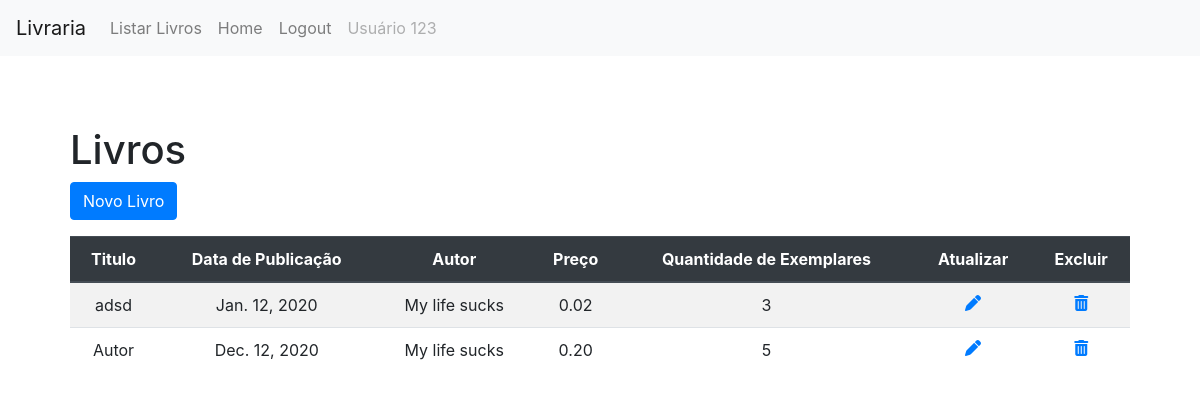
/livros/lista/ (signed in), run on an earlier commit of the app's database.
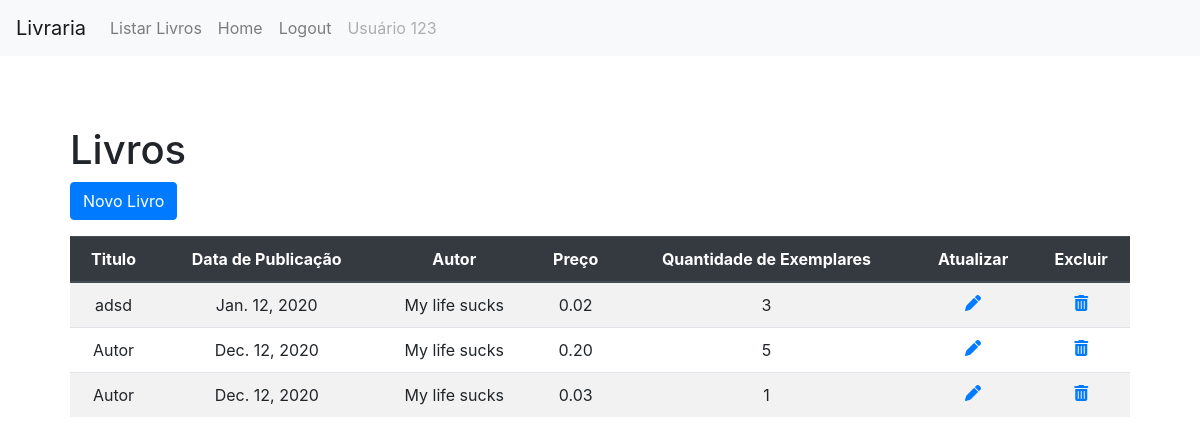
And on a later commit of the database.
### livros/models.py (models this page shows, shortened)
class Livro(models.Model):
    Funcionario = models.ForeignKey(User, on_delete=models.CASCADE, default=User, null=False)
    titulo = models.CharField(max_length=200, help_text='Titulo', validators=[MaxLengthValidator(500, message='Nome grande demais.')])
    dataPublicacao = models.DateField(null=True, help_text='MM/DD/AAAA')
    autor = models.CharField(max_length=100, help_text='Nome do Autor', validators=[MaxLengthValidator(500, message='Nome grande demais.')])
    preco = models.DecimalField(max_digits=5, decimal_places=2, help_text='Preço por exemplar', validators=[MinValueValidator(0, message='Preço deve ser maior que zero.')])
    quantidadeExemplares = models.IntegerField(help_text='Qtd de Exemplares', verbose_name='Numero de Exemplares',validators=[MinValueValidator(0, message='Quantidade deve ser maior que zero.')])

### livros/views.py (the view)
# urls.py: path('lista/', views.ListaLivrosView.as_view(), name='lista-Livros'),
class ListaLivrosView(LoginRequiredMixin,View):
    login_url = '/accounts/login/'
    redirect_field_name = 'redirect_to'
    model = Livro
    template_name='livros/listaLivros.html'
    def get(self, request, *args, **kwargs):
        livros = Livro.objects.filter(Funcionario=self.request.user)
        context = {
            'livros' : livros,
        }
        """
        o template vai estar dentro do diretorio lista
        o template vai se chamar listaLivros.html
        """
        return render(request, 'livros/listaLivros.html', context)

### livros/templates/livros/listaLivros.html (shortened to what this page needs)
{% load static %}
<!DOCTYPE html>
<html lang="pt" dir="ltr">
  <head>
    <link rel="stylesheet" href="https://cdn.jsdelivr.net/npm/bootstrap@4.5.3/dist/css/bootstrap.min.css">
    <link rel="stylesheet" href="{% static 'livros/css/estilo.css' %}">
    <script src="https://kit.fontawesome.com/641864c264.js"></script>  <body>
      {% include 'livros/links.html' %}
    <div style="padding: 70px;">
    <h1 class="page-header">Livros</h1>
    <p>
      <a href="{% url 'livros:cria-Livros' %}">
      <button type="button" class="btn btn-primary">
        Novo Livro
      </button>
    </a>
    </p>
    <table class="table table-striped">
      <thead class="thead-dark">
        <tr>
          <th scope="col" td class="text-center">Titulo</th>
          <th scope="col" td class="text-center">Data de Publicação</th>
          <th scope="col" td class="text-center">Autor</th>
          <th scope="col" td class="text-center">Preço</th>
          <th scope="col" td class="text-center">Quantidade de Exemplares</th>
          <th scope="col" td class="text-center">Atualizar</th>
          <th scope="col" td class="text-center">Excluir</th>
        </tr>
    </thead>
    <tbody>
        {% if livros %}
        {% for livro in livros %}
        <tr>
          <td class="text-center">{{livro.titulo}}</td>
          <td class="text-center">{{livro.dataPublicacao}}</td>
          <td class="text-center">{{livro.autor}}</td>
          <td class="text-center">{{livro.preco}}</td>
          <td class="text-center">{{livro.quantidadeExemplares}}</td>
          <td class="text-center"><a href="{% url 'livros:atualiza-Livros' pk=livro.id %}"><i class="fas fa-pen"></i></a></td>
          <td class="text-center"><a href="{% url 'livros:apaga-Livros' pk=livro.id %}"><i class="fa fa-trash-alt"></i></a></td>
        </tr>
        {% endfor %}
       {% else %}
       <tr>
         <td colspan="7" class="text-center bg-warning">Sem Livros</td>
       </tr>
      {% endif %}
    </tbody>
  </table>
</div>
  </body>
</html>

What changed in the data, as far as the page shows it:
added Livro: titulo "Autor", dataPublicacao "Dec. 12, 2020", autor "My life sucks", preco "0.03", quantidadeExemplares "1"
